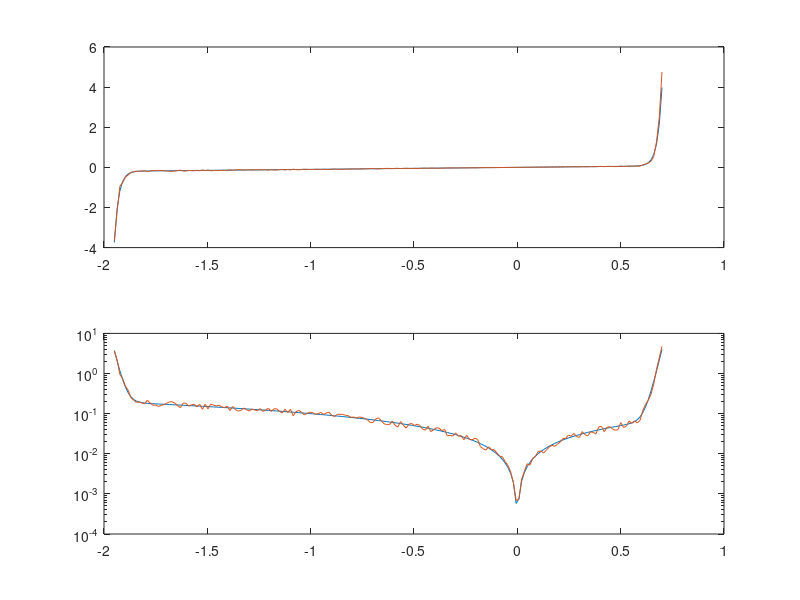
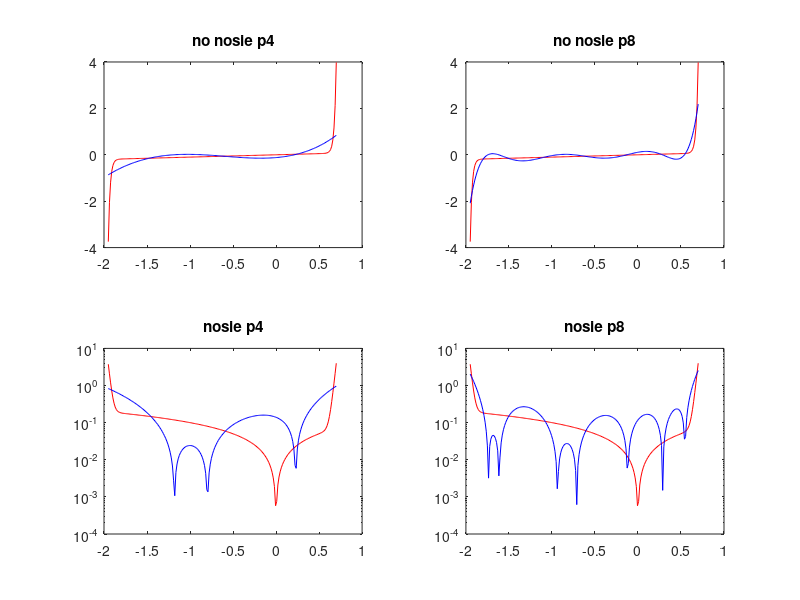

These charts were generated, in order, by the following MATLAB code: (Note: this script raises an error after producing the figures.)
%mary oji 101036761 
%umeh ifeanyi 101045786
Is = 0.01e-12;
Ib = 0.1e-12;
Vb = 1.3; 
Gp = 0.1; 

%part 1
V = linspace(-1.95,0.7,200);
I = (Is*(exp(1.2*V/0.025)-1)) + (Gp*V) - (Ib*(exp(-1.2*(V+Vb)/0.025)-1));
r = (1.2-0.8).*rand(size(I)) + 0.8;
I20 = r.*I;
figure('name','Part1')
subplot(2,1,1)
plot(V,I,V,I20)
subplot(2,1,2)
semilogy(V,abs(I),V,abs(I20))

%part 2
p4 = polyfit(V,I,4);
p8 = polyfit(V,I,8);
pv4 = polyval(p4,V);
pv8 = polyval(p8,V);
p420 = polyfit(V,I20,4);
p820 = polyfit(V,I20,8);
pv420 = polyval(p420,V);
pv820 = polyval(p820,V);
figure('name','Part2')
subplot(2,2,1)
plot(V,I,'r',V,pv4,'b')
title('no nosie p4')
subplot(2,2,2)
plot(V,I,'r',V,pv8,'b')
title('no nosie p8')
subplot(2,2,3)
semilogy(V,abs(I),'r',V,abs(pv420),'b')
title('nosie p4')
subplot(2,2,4)
semilogy(V,abs(I),'r',V,abs(pv820),'b')
title('nosie p8')

%part 3
fo1 = fittype('A*(exp(1.2*x/0.025)-1) + (0.1*x) - (C*(exp(-1.2*(x+1.3)/0.025)-1))');
ff1 = fit(V',I',fo1);
If1 = ff1(V);
fo2 = fittype('A*(exp(1.2*x/0.025)-1) + (B*x) - (C*(exp(-1.2*(x+1.3)/0.025)-1))');
ff2 = fit(V',I',fo2);
If2 = ff2(V);
fo3 = fittype('A*(exp(1.2*x/0.025)-1) + (B*x) - (C*(exp(-1.2*(x+D)/0.025)-1))');
ff3 = fit(V',I',fo3);
If3 = ff3(V);
figure('name','Part3')
subplot(3,1,1)
semilogy(V,abs(If1'),'b',V,abs(I20),'r')
title('2 fitted')
subplot(3,1,2)
semilogy(V,abs(If2'),'b',V,abs(I20),'r')
title('3 fitted')
subplot(3,1,3)
semilogy(V,abs(If3'),'b',V,abs(I20),'r')
title('4 fitted')

%part 4
inputs = V.';
targets = I.';
hiddenLayerSize = 10;
net = fitnet(hiddenLayerSize); net.divideParam.trainRatio = 70/100; net.divideParam.valRatio = 15/100; net.divideParam.testRatio = 15/100; [net,tr] = train(net,inputs,targets);
outputs = net(inputs);
errors = gsubtract(outputs,targets); performance = perform(net,targets,outputs); view(net)
Inn = outputs;
figure('name','part4')
subplot(2,1,1)
plot(inputs,Inn,'b',inputs,I20,'r')
subplot(2,1,2)
semilogy(inputs,abs(Inn),'b',inputs,abs(I20),'r')